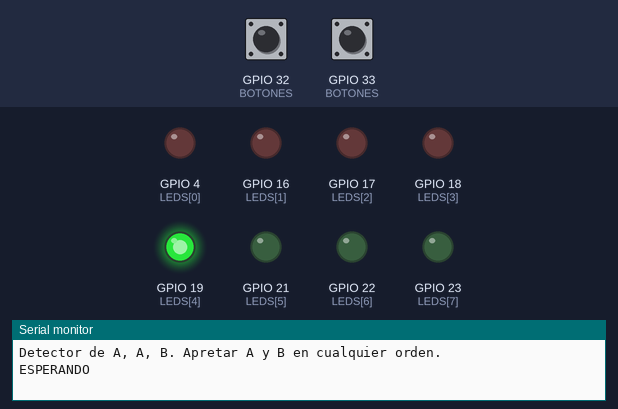
Recording of a sketch running on a simulated ESP32. Shown: output pins drawn as LEDs (lit = HIGH), the last lines printed to the serial monitor. Inputs (shaded band) come from the test bench; at power-on: GPIO 32 (BOTONES) HIGH, GPIO 33 (BOTONES) HIGH.

Above: at 1.2 s.
1.3 s: GPIO 32 (BOTONES) pulled LOW for 0.15 s
At 2.3 s:
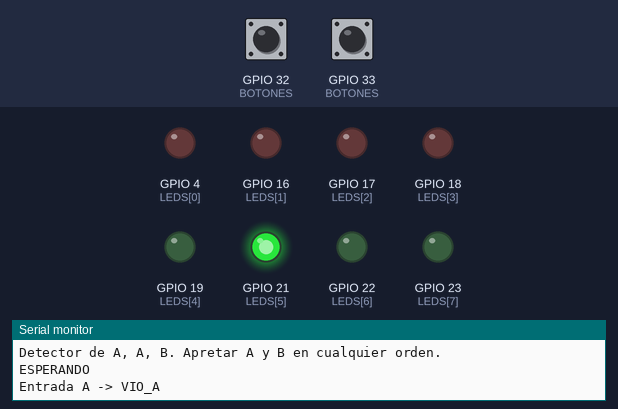
2.9 s: GPIO 32 (BOTONES) pulled LOW for 1 s
At 3.5 s:
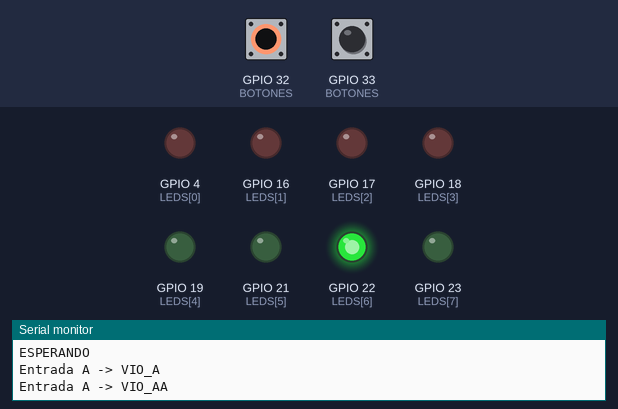
5.4 s: GPIO 33 (BOTONES) pulled LOW for 0.15 s
At 6.6 s:
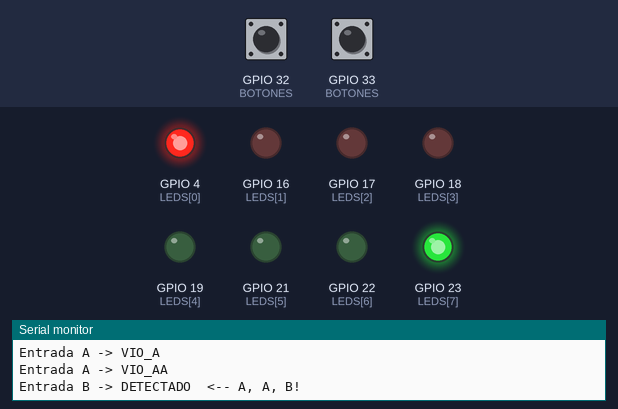
7.0 s: GPIO 33 (BOTONES) pulled LOW for 1 s
At 7.8 s:
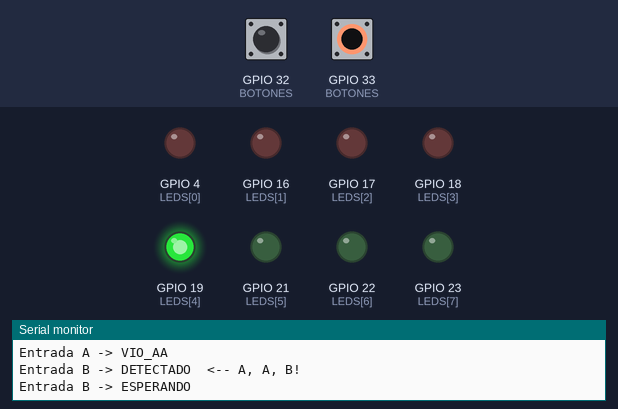
9.5 s: GPIO 32 (BOTONES) pulled LOW for 3.2 s
At 10.9 s:
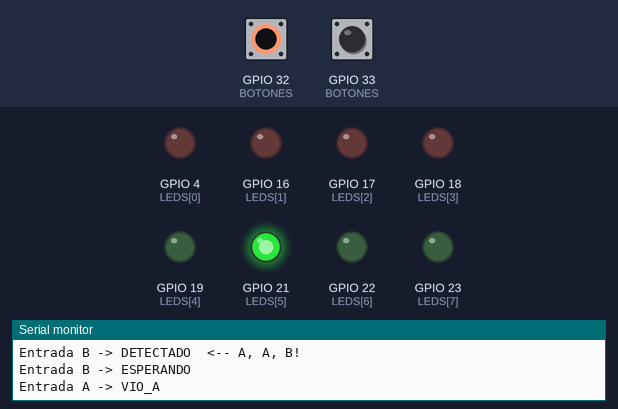
14.2 s: GPIO 33 (BOTONES) pulled LOW for 3.2 s
At 14.5 s:
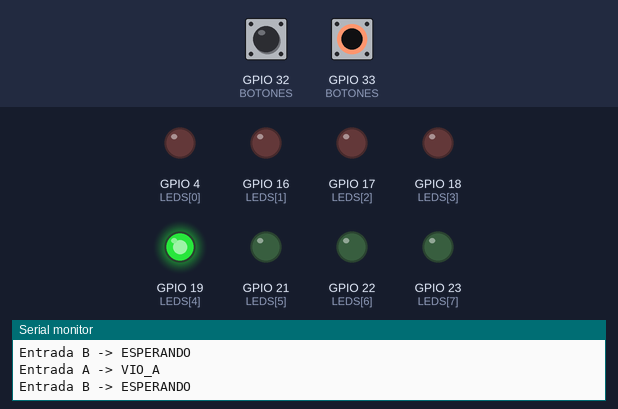
Timing chart, 0 to 17.2 s (numbered marks = the images above; inputs shaded):
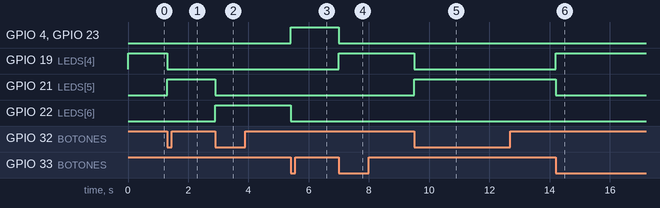

Measured:
- after the input at 1.3 s, GPIO 19 (LEDS[4]): HIGH → LOW at once; GPIO 21 (LEDS[5]): LOW → HIGH at once
- after the input at 2.9 s, GPIO 21 (LEDS[5]): HIGH → LOW at once; GPIO 22 (LEDS[6]): LOW → HIGH at once
- after the input at 5.4 s, GPIO 4 (LEDS[0]), GPIO 23 (LEDS[7]): LOW → HIGH at once; GPIO 22 (LEDS[6]): HIGH → LOW at once
- after the input at 7.0 s, GPIO 4 (LEDS[0]), GPIO 23 (LEDS[7]): HIGH → LOW at once; GPIO 19 (LEDS[4]): LOW → HIGH at once
- after the input at 9.5 s, GPIO 19 (LEDS[4]): HIGH → LOW at once; GPIO 21 (LEDS[5]): LOW → HIGH at once
- after the input at 14.2 s, GPIO 19 (LEDS[4]): LOW → HIGH at once; GPIO 21 (LEDS[5]): HIGH → LOW at once

The sketch:

sketch.ino
```cpp
// Clase 8 - Ejemplo 3: Detector de secuencia A, A, B (máquina de MOORE)
// Cada pulsación de A o B es un "símbolo" de entrada.
// Cuando las últimas tres pulsaciones fueron A, A, B se enciende L0.
//
// Diagrama de estados (Moore: la salida está DENTRO del estado):
//
//   ESPERANDO/0 --A--> VIO_A/0 --A--> VIO_AA/0 --B--> DETECTADO/1
//
//   Las otras flechas: ver la tabla de transiciones en el README.
//
// Salidas:
//   L0         = detectado (salida Moore de la máquina)
//   L4 ... L7  = una luz verde por estado (para "ver" en qué estado está)

#include <Arduino.h>

const int LEDS[8] = {4, 16, 17, 18, 19, 21, 22, 23};  // L0 ... L7
const int BOTON_A = 32;
const int BOTON_B = 33;
const int BOTON_C = 25;

enum Estado { ESPERANDO, VIO_A, VIO_AA, DETECTADO };
Estado estado = ESPERANDO;

// ---------- Detección de flancos con antirrebote (para los 3 botones) ----------
const int CANT_BOTONES = 3;
const int BOTONES[CANT_BOTONES] = {BOTON_A, BOTON_B, BOTON_C};  // 0 = A, 1 = B, 2 = C
const unsigned long ANTIRREBOTE_MS = 50;

bool apretadoAntes[CANT_BOTONES] = {false, false, false};  // memoria de cada botón
unsigned long ultimoCambio[CANT_BOTONES] = {0, 0, 0};      // cuándo cambió por última vez

// Devuelve true UNA sola vez por cada pulsación del botón (0 = A, 1 = B, 2 = C).
bool seApreto(int boton) {
  bool apretadoAhora = (digitalRead(BOTONES[boton]) == LOW);
  bool hayFlanco = false;

  if (apretadoAhora != apretadoAntes[boton]) {                 // ¿cambió?
    if (millis() - ultimoCambio[boton] >= ANTIRREBOTE_MS) {    // ¿y no es un rebote?
      ultimoCambio[boton] = millis();
      apretadoAntes[boton] = apretadoAhora;
      if (apretadoAhora) {
        hayFlanco = true;                                      // cambió de suelto a apretado
      }
    }
  }
  return hayFlanco;
}
// --------------------------------------------------------------------------------

// Clase 8: nombres para los índices de BOTONES, en vez de 0, 1 y 2
enum Boton { BOT_A, BOT_B, BOT_C };

void imprimirEstado(Estado e) {
  switch (e) {
    case ESPERANDO: Serial.printf("ESPERANDO\n");               break;
    case VIO_A:     Serial.printf("VIO_A\n");                   break;
    case VIO_AA:    Serial.printf("VIO_AA\n");                  break;
    case DETECTADO: Serial.printf("DETECTADO  <-- A, A, B!\n"); break;
  }
}

void setup() {
  Serial.begin(115200);
  for (int i = 0; i < 8; i++) {
    pinMode(LEDS[i], OUTPUT);
  }
  for (int i = 0; i < CANT_BOTONES; i++) {
    pinMode(BOTONES[i], INPUT_PULLUP);
  }
  Serial.printf("Detector de A, A, B. Apretar A y B en cualquier orden.\n");
  imprimirEstado(estado);
}

void loop() {
  bool flancoA = seApreto(BOT_A);
  bool flancoB = seApreto(BOT_B);

  // ---------- Transiciones: solo cuando llega un símbolo ----------
  if (flancoA || flancoB) {
    if (flancoA) {
      Serial.printf("Entrada A -> ");
    } else {
      Serial.printf("Entrada B -> ");
    }

    switch (estado) {
      case ESPERANDO:
        if (flancoA) estado = VIO_A;       // empieza una posible secuencia
        else         estado = ESPERANDO;   // B suelta no sirve
        break;

      case VIO_A:
        if (flancoA) estado = VIO_AA;
        else         estado = ESPERANDO;   // "A B": hay que empezar de nuevo
        break;

      case VIO_AA:
        if (flancoA) estado = VIO_AA;      // "A A A": las dos últimas siguen siendo A A
        else         estado = DETECTADO;   // "A A B": ¡secuencia completa!
        break;

      case DETECTADO:
        if (flancoA) estado = VIO_A;       // la A nueva puede empezar otra secuencia
        else         estado = ESPERANDO;
        break;
    }
    imprimirEstado(estado);
  }

  // ---------- Salidas (Moore): dependen SOLO del estado ----------
  digitalWrite(LEDS[0], estado == DETECTADO);
  for (int i = 0; i < 4; i++) {
    digitalWrite(LEDS[4 + i], i == (int)estado);   // L4 = ESPERANDO ... L7 = DETECTADO
  }
}
```
